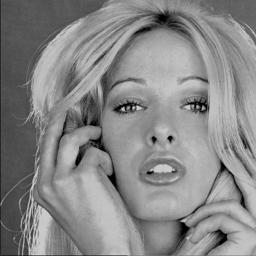
#> input picture img_encryption/images/grey/blonde.jpg, 256 x 256 px
$ python encrypt.py
#> lines starting #> are read from the running program, lines starting #| are printed output that depends on the picture
### img_encryption/BCIEA/utils.py
# -*-coding:utf-8 -*-

"""
# File       : utils
# Time       ：2024/10/6 18:34
# Author     ：chenyu
# version    ：python 3.8
# Description：
"""

import cv2
from numpy import uint8, zeros


# Image bit plane decomposition
def img_bit_decomposition(img):
    m, n = img.shape
    r = zeros((8, m, n), dtype=uint8)
    for i in range(8):
        r[i, :, :] = cv2.bitwise_and(img, 2 ** i)
        mask = r[i, :, :] > 0
        r[i, mask] = 1
    return r


# chaotic map
# x0:init value; h:control para; num:len of the seq
def PWLCM(x0, h, num):
    pwlcm = [0] * num
    pwlcm[0] = x0
    for i in range(1, num):
        if 0 < pwlcm[i - 1] < h:
            pwlcm[i] = pwlcm[i - 1] / h
        elif h <= pwlcm[i - 1] < 0.5:
            pwlcm[i] = (pwlcm[i - 1] - h) / (0.5 - h)
        elif 0.5 <= pwlcm[i - 1] < 1 - h:
            pwlcm[i] = (1 - pwlcm[i - 1] - h) / (0.5 - h)
        elif 1 - h <= pwlcm[i - 1] < 1:
            pwlcm[i] = (1 - pwlcm[i - 1]) / h
        else:
            raise ValueError("xi must be in [0, 1]")
    return pwlcm

### img_encryption/BCIEA/encrypt.py
# -*-coding:utf-8 -*-

"""
# File       : encrypt
# Time       ：2024/10/6 18:35
# Author     ：chenyu
# version    ：python 3.8
# Description：
"""
from math import floor
import cv2
import numpy as np
import os
from random import uniform
from copy import deepcopy

from BCIEA.utils import img_bit_decomposition, PWLCM

def encrypt(
        img_path,
        x0=None, u1=None, y0=None, u2=None,  # keys
        n_round=1,  # epochs
        params_path='params.npz',  # the path of saved params
        use_params=False,  # if to use used params
):
    # initialization
#> called with img_path = '../images/grey/blonde.jpg', n_round = 1, params_path = 'params.npz', use_params = True
    if not use_params:
        x0 = uniform(1e-16, 1 - 1e-16) if not x0 else x0
        u1 = uniform(1e-16, 0.5 - 1e-16) if not u1 else u1
        y0 = uniform(1e-16, 1 - 1e-16) if not y0 else y0
        u2 = uniform(1e-16, 0.5 - 1e-16) if not u2 else u2
    else:
        use_params_path = f"./params/{params_path}"
        if os.path.exists(use_params_path):
            params = np.load(use_params_path)
#> (reads img_encryption/BCIEA/params/params.npz from the repository)
            x0 = params['x0']
            u1 = params['u1']
            y0 = params['y0']
            u2 = params['u2']
            n_round = params['n_round']
        else:
            raise FileNotFoundError(f"can not find the params file: {use_params_path}")

    filename = img_path.split('/')[-1].split('.')
    filename, ext = filename[0], filename[-1]
    encrypt_img_path = f"{filename}_encrypt.png"
    # get img (grey img supported)
    img = cv2.imread(img_path, cv2.IMREAD_GRAYSCALE)
#> img is the input picture: shape (256, 256); min 0, max 222, mean 135.2
    M, N = img.shape  # M: height, N: width
#> M = 256; N = 256
    print(f"ENCRYPTION: img resolution is {N} * {M}")
#| ENCRYPTION: img resolution is 256 * 256

    bitplanes = img_bit_decomposition(img)  # Image bit plane decomposition
    bitplanes = bitplanes[::-1, :, :]  # reverse
    A1 = bitplanes[:4, :, :].ravel()  # high bits
    A2 = bitplanes[4:, :, :].ravel()  # low bits

    # gen key1
    # Piecewise Logistic Chaotic Map
    N0 = 1000  # chaotic map discard number
    PWLCM_MAP_X = PWLCM(x0, u1, N0 + M * N)[N0:]

    X1 = [floor(i * 1e14) % 256 for i in PWLCM_MAP_X]  # map to 0-255
    X1_reshape = np.matrix(X1, dtype=np.uint8).reshape(M, N)
    # print(X1_reshape)
    # print(type(X1_reshape))
    X1_bitplanes = img_bit_decomposition(X1_reshape)
#> after the loop in img_bit_decomposition (call 2), `for i in range(8):`:
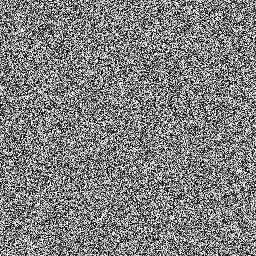
#> img: shape (256, 256); min 0, max 255, mean 127.3
    b1 = X1_bitplanes[::2, :, :].ravel()  # key1 even bits
    b2 = X1_bitplanes[1::2, :, :].ravel()  # key1 odd bits

    # start encryption rounds
    L = M * N * 4
#> L = 262144
    A11_0 = []
    A22_0 = []
    for k in range(n_round):
        # initial next status of A1 A2 after one round diffusion and confusion
        B1 = np.zeros(L, dtype=np.uint8)
        B2 = np.zeros(L, dtype=np.uint8)

        # diffusion
        sum1 = np.sum(A2)
        # print(A1.shape, sum1.shape)
        A11 = np.roll(A1, sum1)
        for i in range(L):
            B1[i] = A11[i] ^ A11[i - 1] ^ A2[i] ^ b1[i]
        sum2 = np.sum(B1)
        A22 = np.roll(A2, sum2)
        for i in range(L):
            B2[i] = A22[i] ^ A22[i - 1] ^ B1[i] ^ b2[i]

        # confusion
        # gen Y and Z
        sum = np.sum(B1) + np.sum(B2)
        s0 = (y0 + sum / L) % 1  # key2 init value s0
        S = PWLCM(s0, u2, N0 + 2 * L)[N0:]
        S1, S2 = S[:L], S[L:]
        Y = [floor(s1 * 1e14) % L for s1 in S1]  # map to [0-L-1]
        Z = [floor(s2 * 1e14) % L for s2 in S2]

        for i in range(L):
            B1[i], B2[Y[i]] = B2[Y[i]], B1[i]
        for j in range(L):
            B2[j], B1[Z[j]] = B1[Z[j]], B2[j]
        A11_0.append(A11[0])
        A22_0.append(A22[0])
        # update A1 A2
        A1 = deepcopy(B1)
        A2 = deepcopy(B2)
#> this loop made 1 pass
#> sum1 on pass 1: 129304
#> after the loop, A11_0 = []; A22_0 = []

    # composition the encrypted img
    C = np.append(B1, B2).reshape(8, M, N)
    res = np.zeros((M, N), dtype=np.uint8)
    for i in range(8):
        res = cv2.bitwise_or(res, C[i, :, :] << i)

    if not os.path.exists('./result'):
        os.mkdir('./result')
    # save img
    save_path = os.path.join('./result', encrypt_img_path)
    cv2.imwrite(save_path, res)

    # save params
    if not use_params:
        A11_0_int = int('1' + ''.join([str(i) for i in A11_0[::-1]]), 2)
        A22_0_int = int('1' + ''.join([str(i) for i in A22_0[::-1]]), 2)
        if not os.path.exists('./params'):
            os.mkdir('./params')
        np.savez(f'./params/{params_path}', x0=x0, u1=u1, y0=y0, u2=u2, A11_0=A11_0_int, A22_0=A22_0_int,
                 n_round=n_round)
    print("ENCRYPTION DONE!")
    return res, save_path


if __name__ == '__main__':
#> (the run stopped early here; a loop or call above may not have finished)
